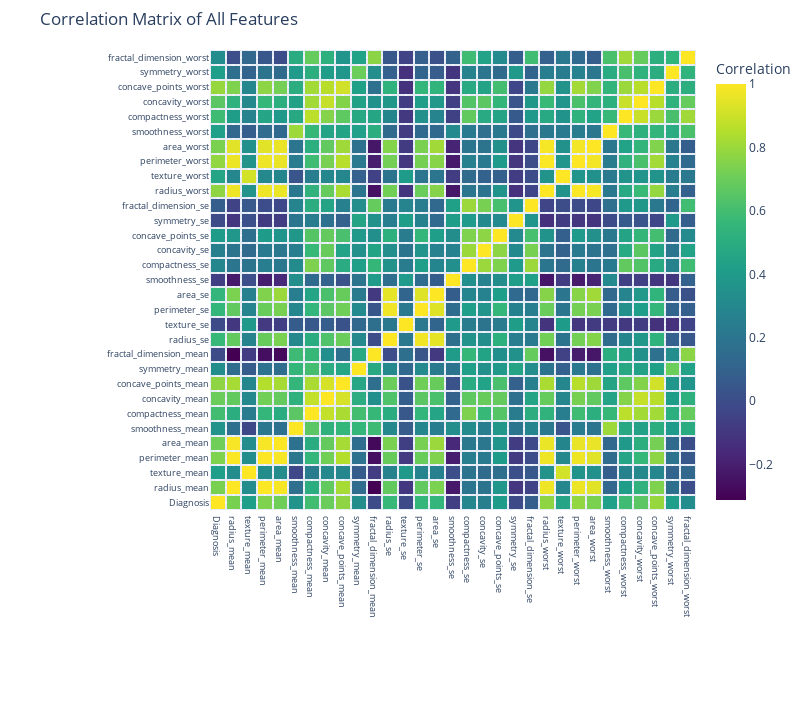

Notebook code for this chart:
### Markdown cell above
### Correlation Matrix Heatmap

### Code cell
correlation = data.corr()
matrix_cols = correlation.columns.tolist()
corr_array = np.array(correlation)

trace = go.Heatmap(
    z=corr_array,
    x=matrix_cols,
    y=matrix_cols,
    xgap=2,
    ygap=2,
    colorscale='Viridis',
    colorbar=dict(title="Correlation")
)

layout = go.Layout(
    title='Correlation Matrix of All Features',
    autosize=False,
    height=720,
    width=800,
    margin=dict(r=0, l=210, t=50, b=210),
    yaxis=dict(tickfont=dict(size=9)),
    xaxis=dict(tickfont=dict(size=9))
)

fig = go.Figure(data=[trace], layout=layout)
fig.show()

### Figure 1 — Plotly figure (JSON) as saved in the notebook; plotly's stock layout.template omitted (floating-point values rounded to 4 significant figures; data arrays with more than 128 entries replaced by an {"elided": "..."} marker saying what was removed)
{"data": [{"colorbar": {"title": {"text": "Correlation"}}, "colorscale": [[0, "#440154"], [0.1111, "#482878"], [0.2222, "#3e4989"], [0.3333, "#31688e"], [0.4444, "#26828e"], [0.5556, "#1f9e89"], [0.6667, "#35b779"], [0.7778, "#6ece58"], [0.8889, "#b5de2b"], [1, "#fde725"]], "type": "heatmap", "x": ["Diagnosis", "radius_mean", "texture_mean", "perimeter_mean", "area_mean", "smoothness_mean", "compactness_mean", "concavity_mean", "concave_points_mean", "symmetry_mean", "fractal_dimension_mean", "radius_se", "texture_se", "perimeter_se", "area_se", "smoothness_se", "compactness_se", "concavity_se", "concave_points_se", "symmetry_se", "fractal_dimension_se", "radius_worst", "texture_worst", "perimeter_worst", "area_worst", "smoothness_worst", "compactness_worst", "concavity_worst", "concave_points_worst", "symmetry_worst", "fractal_dimension_worst"], "xgap": 2, "y": ["Diagnosis", "radius_mean", "texture_mean", "perimeter_mean", "area_mean", "smoothness_mean", "compactness_mean", "concavity_mean", "concave_points_mean", "symmetry_mean", "fractal_dimension_mean", "radius_se", "texture_se", "perimeter_se", "area_se", "smoothness_se", "compactness_se", "concavity_se", "concave_points_se", "symmetry_se", "fractal_dimension_se", "radius_worst", "texture_worst", "perimeter_worst", "area_worst", "smoothness_worst", "compactness_worst", "concavity_worst", "concave_points_worst", "symmetry_worst", "fractal_dimension_worst"], "ygap": 2, "z": {"elided": "31x31 float values"}}], "layout": {"autosize": false, "height": 720, "margin": {"b": 210, "l": 210, "r": 0, "t": 50}, "title": {"text": "Correlation Matrix of All Features"}, "width": 800, "xaxis": {"tickfont": {"size": 9}}, "yaxis": {"tickfont": {"size": 9}}}}
